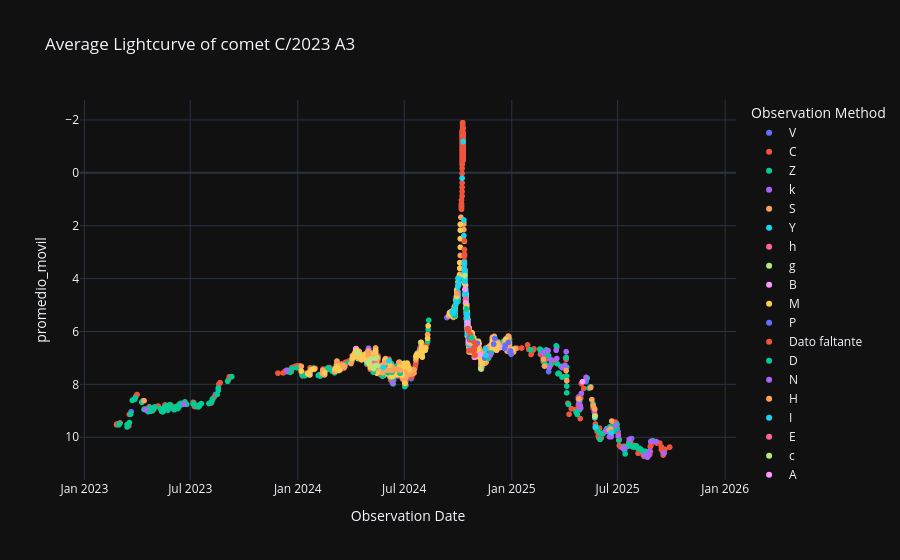

Notebook source saved alongside this figure:
### Code cell
# Curva de luz Promediada
labels = {'obs_date':'Observation Date','magnitud_reducida':'Max apparent total magnitude reduced', 'obs_method_key' : 'Observation Method'}
fig = px.scatter(curva_de_luz_promediada_df, x='obs_date', y='promedio_movil', color='obs_method_key', template= 'plotly_dark', labels= labels, title= f'Average Lightcurve of comet {nombre_cometa}')
fig.update_yaxes(autorange="reversed")
fig.show()

### Figure 1 — Plotly figure (JSON) as saved in the notebook; plotly's stock layout.template omitted (floating-point values rounded to 4 significant figures; data arrays with more than 128 entries replaced by an {"elided": "..."} marker saying what was removed)
{"data": [{"hovertemplate": "Observation Method=V<br>Observation Date=%{x}<br>promedio_movil=%{y}<extra></extra>", "legendgroup": "V", "marker": {"color": "#636efa", "symbol": "circle"}, "mode": "markers", "name": "V", "showlegend": true, "type": "scattergl", "x": {"elided": "131 str values"}, "xaxis": "x", "y": {"elided": "131 float values"}, "yaxis": "y"}, {"hovertemplate": "Observation Method=C<br>Observation Date=%{x}<br>promedio_movil=%{y}<extra></extra>", "legendgroup": "C", "marker": {"color": "#EF553B", "symbol": "circle"}, "mode": "markers", "name": "C", "showlegend": true, "type": "scattergl", "x": {"elided": "719 str values"}, "xaxis": "x", "y": {"elided": "719 float values"}, "yaxis": "y"}, {"hovertemplate": "Observation Method=Z<br>Observation Date=%{x}<br>promedio_movil=%{y}<extra></extra>", "legendgroup": "Z", "marker": {"color": "#00cc96", "symbol": "circle"}, "mode": "markers", "name": "Z", "showlegend": true, "type": "scattergl", "x": {"elided": "467 str values"}, "xaxis": "x", "y": {"elided": "467 float values"}, "yaxis": "y"}, {"hovertemplate": "Observation Method=k<br>Observation Date=%{x}<br>promedio_movil=%{y}<extra></extra>", "legendgroup": "k", "marker": {"color": "#ab63fa", "symbol": "circle"}, "mode": "markers", "name": "k", "showlegend": true, "type": "scattergl", "x": ["2025-09-18T00:00:00", "2025-09-05T00:00:00", "2025-08-27T00:00:00", "2025-08-25T00:00:00", "2025-08-23T00:00:00", "2025-08-21T00:00:00", "2025-08-16T00:00:00", "2025-07-21T00:00:00", "2025-07-13T00:00:00", "2025-07-10T00:00:00", "2025-07-02T00:00:00", "2025-06-28T00:00:00", "2025-06-20T00:00:00", "2025-06-18T00:00:00", "2025-06-17T00:00:00", "2025-06-16T00:00:00", "2025-06-15T00:00:00", "2025-06-12T00:00:00", "2025-06-11T00:00:00", "2025-05-22T00:00:00", "2025-05-08T00:00:00", "2025-04-30T00:00:00", "2025-04-28T00:00:00", "2025-04-28T00:00:00", "2025-04-26T00:00:00", "2025-04-25T00:00:00", "2025-04-04T00:00:00", "2025-04-02T00:00:00", "2025-03-28T00:00:00", "2025-03-19T00:00:00", "2025-03-18T00:00:00", "2025-03-10T00:00:00", "2025-03-09T00:00:00", "2025-03-06T00:00:00", "2025-03-04T00:00:00", "2025-02-23T00:00:00", "2024-11-29T00:00:00", "2024-11-28T00:00:00", "2024-11-27T00:00:00", "2024-11-22T00:00:00", "2024-11-12T00:00:00", "2024-11-01T00:00:00", "2024-10-28T00:00:00", "2024-10-24T00:00:00", "2024-10-23T00:00:00", "2024-10-20T00:00:00", "2024-10-19T00:00:00", "2024-10-03T00:00:00", "2024-10-02T00:00:00", "2024-10-01T00:00:00", "2024-09-29T00:00:00", "2024-09-28T00:00:00", "2024-09-27T00:00:00", "2024-09-26T00:00:00", "2024-09-26T00:00:00", "2024-09-25T00:00:00", "2024-09-25T00:00:00", "2024-09-25T00:00:00", "2024-09-24T00:00:00", "2024-09-21T00:00:00", "2024-09-19T00:00:00", "2024-09-19T00:00:00", "2024-09-16T00:00:00", "2024-07-28T00:00:00", "2024-06-26T00:00:00", "2024-06-11T00:00:00", "2024-06-10T00:00:00", "2024-05-31T00:00:00", "2024-05-13T00:00:00", "2024-05-13T00:00:00", "2024-05-13T00:00:00", "2024-05-12T00:00:00", "2024-05-12T00:00:00", "2024-05-12T00:00:00", "2024-05-12T00:00:00", "2024-05-07T00:00:00", "2024-05-03T00:00:00", "2024-05-02T00:00:00", "2024-05-01T00:00:00", "2024-05-01T00:00:00", "2024-04-30T00:00:00", "2024-04-28T00:00:00", "2024-04-15T00:00:00", "2024-03-14T00:00:00", "2024-03-05T00:00:00", "2024-01-22T00:00:00", "2023-12-13T00:00:00", "2023-06-20T00:00:00", "2023-04-16T00:00:00"], "xaxis": "x", "y": [10.6, 10.16, 10.15, 10.53, 10.66, 10.76, 10.68, 10.08, 10.41, 10.41, 9.948, 9.561, 9.98, 9.842, 9.98, 9.766, 9.715, 9.774, 9.744, 8.899, 7.735, 8.344, 8.889, 8.822, 8.711, 8.562, 6.767, 7.271, 7.363, 7.022, 6.709, 7.079, 7.076, 7.351, 6.722, 6.801, 6.285, 6.521, 6.696, 6.986, 6.825, 6.75, 6.326, 6.357, 6.298, 6.658, 6.075, 3.993, 4.045, 4.744, 4.528, 4.748, 4.991, 5.108, 5.225, 5.2, 5.326, 5.237, 5.261, 5.314, 5.36, 5.313, 5.304, 6.628, 7.599, 7.95, 7.341, 7.234, 7.442, 6.923, 6.901, 7.043, 7.041, 7.004, 6.747, 7.047, 7.058, 7.082, 6.707, 6.651, 6.733, 7.071, 6.758, 7.366, 7.448, 7.591, 7.467, 8.748, 8.966], "yaxis": "y"}, {"hovertemplate": "Observation Method=S<br>Observation Date=%{x}<br>promedio_movil=%{y}<extra></extra>", "legendgroup": "S", "marker": {"color": "#FFA15A", "symbol": "circle"}, "mode": "markers", "name": "S", "showlegend": true, "type": "scattergl", "x": {"elided": "581 str values"}, "xaxis": "x", "y": {"elided": "581 float values"}, "yaxis": "y"}, {"hovertemplate": "Observation Method=Y<br>Observation Date=%{x}<br>promedio_movil=%{y}<extra></extra>", "legendgroup": "Y", "marker": {"color": "#19d3f3", "symbol": "circle"}, "mode": "markers", "name": "Y", "showlegend": true, "type": "scattergl", "x": ["2025-06-20T00:00:00", "2025-05-24T00:00:00", "2025-05-23T00:00:00"], "xaxis": "x", "y": [9.82, 9.615, 9.252], "yaxis": "y"}, {"hovertemplate": "Observation Method=h<br>Observation Date=%{x}<br>promedio_movil=%{y}<extra></extra>", "legendgroup": "h", "marker": {"color": "#FF6692", "symbol": "circle"}, "mode": "markers", "name": "h", "showlegend": true, "type": "scattergl", "x": ["2025-05-23T00:00:00"], "xaxis": "x", "y": [9.13], "yaxis": "y"}, {"hovertemplate": "Observation Method=g<br>Observation Date=%{x}<br>promedio_movil=%{y}<extra></extra>", "legendgroup": "g", "marker": {"color": "#B6E880", "symbol": "circle"}, "mode": "markers", "name": "g", "showlegend": true, "type": "scattergl", "x": ["2025-05-23T00:00:00"], "xaxis": "x", "y": [9.202], "yaxis": "y"}, {"hovertemplate": "Observation Method=B<br>Observation Date=%{x}<br>promedio_movil=%{y}<extra></extra>", "legendgroup": "B", "marker": {"color": "#FF97FF", "symbol": "circle"}, "mode": "markers", "name": "B", "showlegend": true, "type": "scattergl", "x": {"elided": "164 str values"}, "xaxis": "x", "y": {"elided": "164 float values"}, "yaxis": "y"}, {"hovertemplate": "Observation Method=M<br>Observation Date=%{x}<br>promedio_movil=%{y}<extra></extra>", "legendgroup": "M", "marker": {"color": "#FECB52", "symbol": "circle"}, "mode": "markers", "name": "M", "showlegend": true, "type": "scattergl", "x": {"elided": "554 str values"}, "xaxis": "x", "y": {"elided": "554 float values"}, "yaxis": "y"}, {"hovertemplate": "Observation Method=P<br>Observation Date=%{x}<br>promedio_movil=%{y}<extra></extra>", "legendgroup": "P", "marker": {"color": "#636efa", "symbol": "circle"}, "mode": "markers", "name": "P", "showlegend": true, "type": "scattergl", "x": ["2024-12-31T00:00:00", "2024-12-30T00:00:00", "2024-12-29T00:00:00", "2024-12-26T00:00:00", "2024-12-21T00:00:00", "2024-12-20T00:00:00", "2024-12-03T00:00:00", "2024-12-01T00:00:00", "2024-11-25T00:00:00", "2024-11-23T00:00:00", "2024-11-21T00:00:00", "2024-11-16T00:00:00", "2024-10-28T00:00:00", "2024-10-22T00:00:00", "2024-10-20T00:00:00", "2024-10-16T00:00:00", "2024-10-16T00:00:00", "2024-10-15T00:00:00", "2024-10-14T00:00:00", "2024-10-14T00:00:00", "2024-10-13T00:00:00", "2024-10-13T00:00:00", "2024-10-12T00:00:00", "2024-10-01T00:00:00"], "xaxis": "x", "y": [6.861, 6.734, 6.772, 6.411, 6.518, 6.631, 6.264, 6.479, NaN, 6.825, 6.945, 7.009, 6.632, 6.221, 6.498, 5.472, 5.561, 4.735, 4.531, 4.575, 4.515, 3.851, 3.155, 4.517], "yaxis": "y"}, {"hovertemplate": "Observation Method=Dato faltante<br>Observation Date=%{x}<br>promedio_movil=%{y}<extra></extra>", "legendgroup": "Dato faltante", "marker": {"color": "#EF553B", "symbol": "circle"}, "mode": "markers", "name": "Dato faltante", "showlegend": true, "type": "scattergl", "x": ["2024-12-01T00:00:00", "2024-11-25T00:00:00", "2024-11-20T00:00:00", "2024-11-11T00:00:00", "2024-10-23T00:00:00", "2024-10-16T00:00:00", "2024-10-16T00:00:00", "2024-10-16T00:00:00", "2024-10-02T00:00:00"], "xaxis": "x", "y": [NaN, NaN, NaN, NaN, NaN, NaN, NaN, NaN, NaN], "yaxis": "y"}, {"hovertemplate": "Observation Method=D<br>Observation Date=%{x}<br>promedio_movil=%{y}<extra></extra>", "legendgroup": "D", "marker": {"color": "#00cc96", "symbol": "circle"}, "mode": "markers", "name": "D", "showlegend": true, "type": "scattergl", "x": ["2024-11-27T00:00:00", "2024-11-22T00:00:00", "2024-11-20T00:00:00", "2024-11-13T00:00:00", "2024-11-02T00:00:00", "2024-11-01T00:00:00", "2024-10-03T00:00:00", "2024-10-02T00:00:00", "2024-10-01T00:00:00", "2024-09-28T00:00:00", "2024-09-27T00:00:00", "2024-09-26T00:00:00", "2024-09-26T00:00:00", "2024-09-25T00:00:00", "2024-09-25T00:00:00", "2024-09-25T00:00:00", "2024-09-24T00:00:00", "2024-06-24T00:00:00", "2024-06-18T00:00:00", "2024-06-10T00:00:00", "2024-06-03T00:00:00", "2024-05-29T00:00:00", "2024-05-25T00:00:00", "2024-05-14T00:00:00", "2024-05-13T00:00:00", "2024-05-10T00:00:00", "2024-05-09T00:00:00"], "xaxis": "x", "y": [6.815, 7.011, NaN, 6.854, 6.859, 6.791, 4.019, 4.184, 4.866, 4.793, 4.991, 5.218, 5.383, 5.16, 5.282, 5.404, 5.275, 7.582, 7.418, 7.539, 7.556, 7.28, 7.689, 7.093, 7.352, 7.448, 7.534], "yaxis": "y"}, {"hovertemplate": "Observation Method=N<br>Observation Date=%{x}<br>promedio_movil=%{y}<extra></extra>", "legendgroup": "N", "marker": {"color": "#ab63fa", "symbol": "circle"}, "mode": "markers", "name": "N", "showlegend": true, "type": "scattergl", "x": ["2024-11-25T00:00:00"], "xaxis": "x", "y": [6.901], "yaxis": "y"}, {"hovertemplate": "Observation Method=H<br>Observation Date=%{x}<br>promedio_movil=%{y}<extra></extra>", "legendgroup": "H", "marker": {"color": "#FFA15A", "symbol": "circle"}, "mode": "markers", "name": "H", "showlegend": true, "type": "scattergl", "x": ["2024-11-20T00:00:00", "2024-11-13T00:00:00", "2024-11-06T00:00:00", "2024-11-02T00:00:00", "2024-06-24T00:00:00", "2024-06-18T00:00:00", "2024-06-10T00:00:00", "2024-06-03T00:00:00", "2024-05-29T00:00:00", "2024-05-25T00:00:00", "2024-05-14T00:00:00", "2024-05-13T00:00:00", "2024-05-13T00:00:00", "2024-05-12T00:00:00", "2024-05-12T00:00:00", "2024-05-10T00:00:00", "2024-05-09T00:00:00", "2024-05-01T00:00:00", "2024-05-01T00:00:00", "2024-05-01T00:00:00", "2024-05-01T00:00:00"], "xaxis": "x", "y": [6.617, 6.771, 6.634, 6.781, 7.46, 7.42, 7.472, 7.466, 7.191, 7.556, 7.129, 7.116, 7.047, 6.984, 7.027, 7.415, 7.378, 6.904, 6.847, 6.753, 6.751], "yaxis": "y"}, {"hovertemplate": "Observation Method=I<br>Observation Date=%{x}<br>promedio_movil=%{y}<extra></extra>", "legendgroup": "I", "marker": {"color": "#19d3f3", "symbol": "circle"}, "mode": "markers", "name": "I", "showlegend": true, "type": "scattergl", "x": ["2024-11-18T00:00:00", "2024-11-17T00:00:00", "2024-11-07T00:00:00", "2024-11-04T00:00:00", "2024-11-03T00:00:00", "2024-11-01T00:00:00", "2024-10-25T00:00:00", "2024-10-23T00:00:00", "2024-10-23T00:00:00", "2024-10-23T00:00:00", "2024-10-22T00:00:00", "2024-10-22T00:00:00", "2024-10-21T00:00:00", "2024-10-20T00:00:00", "2024-10-20T00:00:00", "2024-10-20T00:00:00", "2024-10-20T00:00:00", "2024-10-20T00:00:00", "2024-10-19T00:00:00", "2024-10-19T00:00:00", "2024-10-19T00:00:00", "2024-10-19T00:00:00", "2024-10-18T00:00:00", "2024-10-18T00:00:00", "2024-10-18T00:00:00", "2024-10-18T00:00:00", "2024-10-17T00:00:00", "2024-10-17T00:00:00", "2024-10-17T00:00:00", "2024-10-17T00:00:00", "2024-10-17T00:00:00", "2024-10-16T00:00:00", "2024-10-16T00:00:00", "2024-10-16T00:00:00", "2024-10-16T00:00:00", "2024-10-16T00:00:00", "2024-10-16T00:00:00", "2024-10-16T00:00:00", "2024-10-16T00:00:00", "2024-10-16T00:00:00", "2024-10-16T00:00:00", "2024-10-15T00:00:00", "2024-10-15T00:00:00", "2024-10-15T00:00:00", "2024-10-15T00:00:00", "2024-10-15T00:00:00", "2024-10-15T00:00:00", "2024-10-15T00:00:00", "2024-10-15T00:00:00", "2024-10-14T00:00:00", "2024-10-14T00:00:00", "2024-10-14T00:00:00", "2024-10-14T00:00:00", "2024-10-14T00:00:00", "2024-10-14T00:00:00", "2024-10-14T00:00:00", "2024-10-13T00:00:00", "2024-10-13T00:00:00", "2024-10-13T00:00:00", "2024-10-13T00:00:00", "2024-10-13T00:00:00", "2024-10-13T00:00:00", "2024-10-13T00:00:00", "2024-10-13T00:00:00", "2024-10-13T00:00:00", "2024-10-13T00:00:00", "2024-10-13T00:00:00", "2024-10-13T00:00:00", "2024-10-13T00:00:00", "2024-10-12T00:00:00", "2024-10-12T00:00:00", "2024-10-12T00:00:00", "2024-10-12T00:00:00", "2024-10-12T00:00:00", "2024-10-11T00:00:00", "2024-10-11T00:00:00", "2024-10-10T00:00:00", "2024-10-08T00:00:00", "2024-10-02T00:00:00", "2024-10-02T00:00:00", "2024-10-02T00:00:00", "2024-10-02T00:00:00", "2024-10-01T00:00:00", "2024-10-01T00:00:00", "2024-10-01T00:00:00", "2024-10-01T00:00:00", "2024-10-01T00:00:00", "2024-10-01T00:00:00", "2024-10-01T00:00:00", "2024-10-01T00:00:00", "2024-09-30T00:00:00", "2024-09-30T00:00:00", "2024-09-30T00:00:00", "2024-09-29T00:00:00", "2024-09-29T00:00:00", "2024-09-29T00:00:00", "2024-09-29T00:00:00", "2024-09-28T00:00:00", "2024-09-28T00:00:00", "2024-09-28T00:00:00", "2024-09-28T00:00:00", "2024-09-28T00:00:00", "2024-09-25T00:00:00", "2024-09-25T00:00:00", "2024-09-25T00:00:00", "2024-09-23T00:00:00", "2024-09-23T00:00:00", "2024-09-22T00:00:00", "2024-09-21T00:00:00"], "xaxis": "x", "y": [6.901, 6.66, 6.864, 6.819, 6.767, 6.715, 6.23, 6.613, 6.253, 6.187, 6.267, 6.189, 6.327, 6.398, 6.465, 6.265, 6.209, 6.098, 6.286, 5.964, 5.964, 5.953, 5.954, 5.599, 5.754, 5.843, 6.096, 5.767, 5.579, 5.356, 5.723, 5.878, NaN, NaN, 5.295, 5.628, 5.395, 5.328, 5.395, 5.55, 5.484, 5.084, 5.002, 5.024, 4.935, 4.813, 4.746, 4.813, 5.024, 4.773, 4.464, 4.398, 4.564, 4.453, 4.564, 4.631, 4.108, 4.006, 4.051, 3.795, 3.884, 3.895, 3.795, 3.851, 3.851, 3.718, 3.706, 3.784, 3.906, 3.789, 3.758, 3.633, 3.444, 3.399, 2.375, 1.784, -1.182, 0.2004, 4.234, 4.229, 4.186, NaN, NaN, 3.989, 4.305, 4.576, 4.577, 4.588, 4.499, 4.699, 4.68, 4.661, 4.641, 4.637, 4.615, 4.605, 4.607, 4.75, 4.881, 4.914, 4.903, 4.936, 5.186, 5.151, 5.171, 5.305, 5.29, 5.314, 5.264], "yaxis": "y"}, {"hovertemplate": "Observation Method=E<br>Observation Date=%{x}<br>promedio_movil=%{y}<extra></extra>", "legendgroup": "E", "marker": {"color": "#FF6692", "symbol": "circle"}, "mode": "markers", "name": "E", "showlegend": true, "type": "scattergl", "x": ["2024-11-11T00:00:00", "2024-11-10T00:00:00", "2024-11-02T00:00:00", "2024-10-31T00:00:00", "2024-10-30T00:00:00", "2024-10-29T00:00:00", "2024-10-23T00:00:00", "2024-10-22T00:00:00", "2024-10-14T00:00:00", "2024-05-11T00:00:00"], "xaxis": "x", "y": [NaN, 7.416, 6.715, 6.773, 6.612, 6.925, 6.12, 6.222, 4.783, 7.13], "yaxis": "y"}, {"hovertemplate": "Observation Method=c<br>Observation Date=%{x}<br>promedio_movil=%{y}<extra></extra>", "legendgroup": "c", "marker": {"color": "#B6E880", "symbol": "circle"}, "mode": "markers", "name": "c", "showlegend": true, "type": "scattergl", "x": ["2024-11-09T00:00:00", "2024-11-01T00:00:00", "2024-10-13T00:00:00", "2024-05-16T00:00:00", "2024-05-13T00:00:00", "2024-05-12T00:00:00", "2024-05-10T00:00:00", "2024-05-09T00:00:00", "2024-05-04T00:00:00", "2024-04-30T00:00:00", "2024-04-12T00:00:00"], "xaxis": "x", "y": [7.412, 6.704, 3.884, 7.285, 7.012, 7.299, 7.381, 7.356, 7.051, 7.188, 6.801], "yaxis": "y"}, {"hovertemplate": "Observation Method=A<br>Observation Date=%{x}<br>promedio_movil=%{y}<extra></extra>", "legendgroup": "A", "marker": {"color": "#FF97FF", "symbol": "circle"}, "mode": "markers", "name": "A", "showlegend": true, "type": "scattergl", "x": ["2024-11-08T00:00:00", "2024-11-03T00:00:00", "2024-11-02T00:00:00", "2024-10-24T00:00:00", "2024-10-22T00:00:00", "2024-10-20T00:00:00", "2024-10-19T00:00:00", "2024-10-18T00:00:00", "2024-10-18T00:00:00", "2024-10-17T00:00:00", "2024-10-16T00:00:00", "2024-10-16T00:00:00", "2024-10-16T00:00:00", "2024-10-15T00:00:00", "2024-10-14T00:00:00", "2024-10-13T00:00:00"], "xaxis": "x", "y": [6.876, 6.6, 6.615, 6.335, 6.278, 6.42, 6.342, 5.81, 5.932, 5.656, NaN, NaN, NaN, 4.946, 4.915, 4.401], "yaxis": "y"}, {"hovertemplate": "Observation Method=O<br>Observation Date=%{x}<br>promedio_movil=%{y}<extra></extra>", "legendgroup": "O", "marker": {"color": "#FECB52", "symbol": "circle"}, "mode": "markers", "name": "O", "showlegend": true, "type": "scattergl", "x": ["2024-11-04T00:00:00", "2024-10-30T00:00:00", "2024-10-28T00:00:00", "2024-10-27T00:00:00", "2024-10-22T00:00:00", "2024-10-21T00:00:00", "2024-10-15T00:00:00", "2024-09-29T00:00:00"], "xaxis": "x", "y": [6.675, 6.601, 6.599, 6.509, 6.356, 6.349, 5.035, 4.673], "yaxis": "y"}, {"hovertemplate": "Observation Method=T<br>Observation Date=%{x}<br>promedio_movil=%{y}<extra></extra>", "legendgroup": "T", "marker": {"color": "#636efa", "symbol": "circle"}, "mode": "markers", "name": "T", "showlegend": true, "type": "scattergl", "x": ["2024-11-03T00:00:00", "2024-10-21T00:00:00", "2024-10-20T00:00:00"], "xaxis": "x", "y": [6.444, 6.316, 6.243], "yaxis": "y"}, {"hovertemplate": "Observation Method=-<br>Observation Date=%{x}<br>promedio_movil=%{y}<extra></extra>", "legendgroup": "-", "marker": {"color": "#EF553B", "symbol": "circle"}, "mode": "markers", "name": "-", "showlegend": true, "type": "scattergl", "x": ["2024-10-31T00:00:00", "2024-10-30T00:00:00", "2024-10-29T00:00:00", "2024-10-28T00:00:00", "2024-10-28T00:00:00", "2024-10-27T00:00:00", "2024-10-24T00:00:00", "2024-10-22T00:00:00", "2024-10-22T00:00:00", "2024-10-20T00:00:00", "2024-10-19T00:00:00", "2024-10-18T00:00:00", "2024-10-17T00:00:00", "2024-10-12T00:00:00", "2024-10-12T00:00:00", "2024-10-12T00:00:00", "2024-10-12T00:00:00", "2024-10-09T00:00:00"], "xaxis": "x", "y": [6.518, 6.887, 6.671, 6.773, 6.614, 6.365, 6.275, 6.115, 6.311, 6.723, 5.971, 5.888, 5.898, 3.144, 3.077, 2.899, 2.566, -1.649], "yaxis": "y"}, {"hovertemplate": "Observation Method=G<br>Observation Date=%{x}<br>promedio_movil=%{y}<extra></extra>", "legendgroup": "G", "marker": {"color": "#00cc96", "symbol": "circle"}, "mode": "markers", "name": "G", "showlegend": true, "type": "scattergl", "x": ["2024-10-24T00:00:00", "2024-10-16T00:00:00", "2024-10-15T00:00:00"], "xaxis": "x", "y": [6.235, NaN, 5.144], "yaxis": "y"}, {"hovertemplate": "Observation Method=t<br>Observation Date=%{x}<br>promedio_movil=%{y}<extra></extra>", "legendgroup": "t", "marker": {"color": "#ab63fa", "symbol": "circle"}, "mode": "markers", "name": "t", "showlegend": true, "type": "scattergl", "x": ["2024-10-02T00:00:00", "2024-09-30T00:00:00"], "xaxis": "x", "y": [NaN, 4.545], "yaxis": "y"}, {"hovertemplate": "Observation Method=i<br>Observation Date=%{x}<br>promedio_movil=%{y}<extra></extra>", "legendgroup": "i", "marker": {"color": "#FFA15A", "symbol": "circle"}, "mode": "markers", "name": "i", "showlegend": true, "type": "scattergl", "x": ["2024-09-29T00:00:00"], "xaxis": "x", "y": [4.56], "yaxis": "y"}, {"hovertemplate": "Observation Method=d<br>Observation Date=%{x}<br>promedio_movil=%{y}<extra></extra>", "legendgroup": "d", "marker": {"color": "#19d3f3", "symbol": "circle"}, "mode": "markers", "name": "d", "showlegend": true, "type": "scattergl", "x": ["2024-06-05T00:00:00", "2024-05-26T00:00:00"], "xaxis": "x", "y": [7.106, 7.361], "yaxis": "y"}], "layout": {"legend": {"title": {"text": "Observation Method"}, "tracegroupgap": 0}, "title": {"text": "Average Lightcurve of comet C/2023 A3"}, "xaxis": {"anchor": "y", "domain": [0, 1], "title": {"text": "Observation Date"}}, "yaxis": {"anchor": "x", "autorange": "reversed", "domain": [0, 1], "title": {"text": "promedio_movil"}}}}
